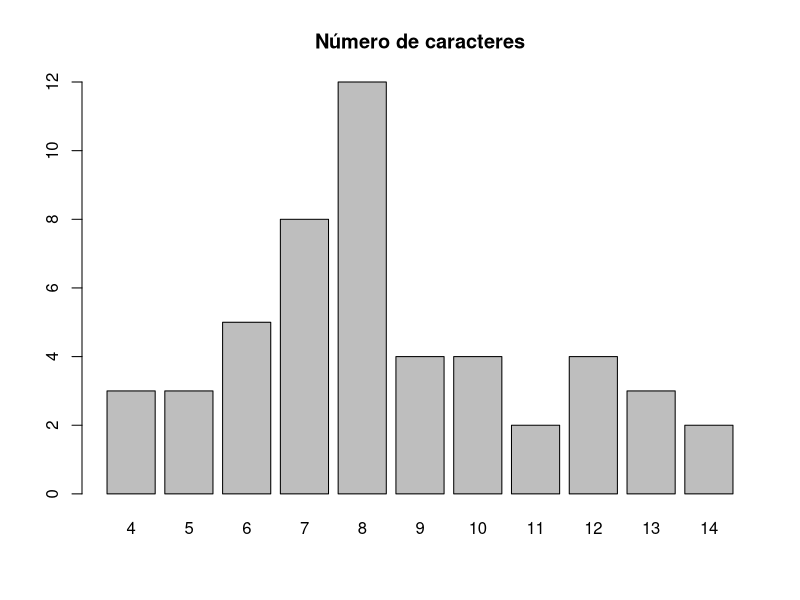

The R script that drew this image: (Note: this script raises an error after producing the figure.)
###############################
### Script Nivel Intermedio ###
########    CLase 01  #########

# abreviacion de cadenas
head(USArrests)

states <- rownames(USArrests)
head(states)

substr(x = states, start = 1, stop = 4)

states2 <- abbreviate(states)
states2

state_chars <- nchar(states)
state_chars
barplot(table(state_chars), main="Número de caracteres")

# busqueda por patrones
grep(pattern = "w", states, value = TRUE)
grep(pattern = "[wW]", states, value = TRUE)
grep(pattern = "w", tolower(states), value = TRUE)
grep(pattern = "W", toupper(states), value = TRUE)

# paquete stringr
install.packages('stringr', dependencies=TRUE)
library(stringr)

str_count(states, "a")

str_count(tolower(states), "a")

vocales <- c("a", "e", "i", "o", "u")
num_vocales <- vector(mode = "integer", length = 5)

for (i in seq_along(vocales)) {
      num_aux <- str_count(tolower(states), vocales[i])
      num_vocales[i] <- sum(num_aux) 
}


names(num_vocales) <- vocales
num_vocales

# funcion paste
paste("El valor de pi es: ", pi)
paste("Curso", "R", "Intermedio", sep = "-")
paste(c("a", "b", "c"), c("1r", "2r", "3r"), sep="")
paste("S", 1:8, sep = ".")
paste(1:3, c("!", "?", "+"), sep = "", collapse = "")
paste(1:3, c("!", "?", "+"), sep = "")

chartr("a", "A", "Ecuador se encuentra en Sudamérica")

chartr("cu", "C", "Ecuador se encuentra en Sudamérica")

substr("abcdef", start = 2, stop = 4)

x <- c("may", "the", "force", "be", "with", "you")

substr(x, 2, 2) <- "#"
x

y <- c("may", "the", "force", "be", "with", "you")
substr(y, 2, 3) <- ":)"
y

z <- c("may", "the", "force", "be", "with", "you")
substr(z, 2, 3) <- c("#", "@")
z

substring("ABCDEF", 2, 4)

change <- c("Be the change", "you want to be")
# extraemos la primera palabra
word(change, 1)
# extraemos la ultima palabra
word(change, -1)
#extraemos todo menos las dos primeras
word(change, 2, -1)

# estructuras de datos

x <- c(1, 2, 3)
y <- c(4, 5, 6)
res <- rbind(x,y)
res
class(res)
dim(res)

dx <- data.frame(A=letters[1:2], B=c(3, 9))
dy <- data.frame(A=letters[4:6], B=c(1, 4, 6))
dres <- rbind(dx, dy)
res
class(dres)
dim(dres)

x <- c(1, 2, 3)
y <- c(4, 5, 6)
res <- cbind(x,y)
res
class(res)
dim(res)

dx <- data.frame(A=letters[1:3], B=c(3, 9, 2))
dy <- data.frame(A=letters[4:6], B=c(1, 4, 6))
dres <- cbind(dx, dy)
dres
class(dres)
dim(dres)

cbind(1, 1:3)
rbind(1:4, 2)
cbind(0, rbind(1, 1:3))

A <- data.frame(letter=LETTERS[1:4], a=1:4)
B <- data.frame(letter=LETTERS[sample(6)], x=runif(6))
merge(A, B)
merge(A, B, all=TRUE)

bdd1 <- data.frame(name=c("Luis", "Jose", "David", "Dario"), edad=c(20, 35, 43, 29))
bdd2 <- data.frame(nombres=c("Pepe", "Jose", "Lucas", "Luis", "Dario", "Sergio"), 
                   estcivil=c("S", "C", "S", "V", "S", "C"))
bdd3 <- data.frame(edad=c(18, 20, 35, 40, 45), sueldo=c(500, 620, 750, 890, 1200))
merge(bdd1, bdd2, by.x="name", by.y="nombres")
merge(bdd1, bdd3, by="edad")

match(c("B", "E"), LETTERS)
match(c("B", "3", "E"), c("3", "A", "5", "B", "F", "P"))

c("B", "E") %in% LETTERS
c("B", "3", "E") %in% LETTERS

vec <- c(3.4, NA_real_, -7.1)
typeof(vec)
vec <- c(5, NA_integer_, 9)
typeof(vec)

vec <- c("a", NA_character_, "b")
typeof(vec)
vec <- c(2+1i, NA_complex_, -3i)
typeof(vec)

vec <- c(3.5, 2.6, 4.1, 2.7, 3.9, 5.0, NA_integer_, 1.1, NA_integer_)
mean(vec)
mean(vec, na.rm = TRUE)
sd(vec)
sd(vec, na.rm = TRUE)

vec <- c(3.5, 2.6, 4.1, 2.7, 3.9, 5.0, NA_integer_, 1.1, NA_integer_)
is.na(vec)
vec[!is.na(vec)]

which(is.na(vec))
sum(!is.na(vec))

vec <- c(2, 3, 6, 4, 1, 2, 8, 2, 3, 8, 1, 3, 2, 4, 8, 2)
table(vec)
unique(vec)
sort(unique(vec))

vec <- c(2, 3, 6, 4, 1, 2, 8, 2, 3, 8, 1, 3, 2, 4, 8, 2)
duplicated(vec)

# cantidad de valores duplicados
sum(duplicated(vec))
vec[duplicated(vec)]

data <- data.frame(name=c("A", "B", "C", "D", "E", "F", "G"),
                   edad=c(18, 12, 42, 29, 47, 32, 25),
                   hijos=c(1, 0, 4, 2, 3, 2, 0))

data$d_hijos <- ifelse(data$hijos==0, "SIN HIJOS", "CON HIJOS")
head(data)

data$grupo <- ifelse(data$edad<=18, "[0-18]", ifelse(data$edad>18 & data$edad<=45, 
                                                     "[19-45]", "[46-100]"))
head(data, n=4)

data$lista <- ifelse(data$name %in% c("A", "B"), 1, 
                     ifelse(data$name %in% c("C", "D", "E"), 2, 3))
head(data, n=3)

install.packages('car', dependencies=TRUE)
library(car)

data <- data.frame(name=c("Ed", "Bill", "Camy", "Diego", "Edy", "Fer", "Giu"),
                   lista=c(2, 1, 4, 3, 5, 3, 2),
                   panel=c(1, 0, 2, 2, 1, 2, 0))

data$new_list <- recode(data$panel,'0=100; 1=101; else=102')
head(data, n=4)

vec <- c(1.2, 3.2, 4.5, 2.7, 6.1, 9.3, 8.3, 7.2, 11.4, 10.9)
cortes1 <- cut(vec, breaks=c(0, 3, 6, 12, 15))
cortes1
table(cortes1)
prop.table(table(cortes1))

vec <- c(-0.4, 1.2, 5.2, 4.1, -2.7, 6.9, 9.1, -0.4, 8.3, 7.2, 3.6, 11.4, 10.9)
cortes2 <- cut(vec, breaks=c(-5, 0, 5, 10, 15), labels=c("De -5 a 0", "De 0 a 5", "De 5 a 10", "De 10 a 15"))
table(cortes2)
round(100*prop.table(table(cortes2)), 2)


# muestras
sample(c(3,5,7,8), size=3)
sample(c(3,5,7,8), size=3, prob=c(0.1, 0.2, 0.3, 0.4))

muestra <- sample(1:300, size=60, replace=FALSE)
muestra
sum(duplicated(muestra))
muestra[duplicated(muestra)]

muestra <- sample(1:300, size=60, replace=TRUE)
muestra
sum(duplicated(muestra))
muestra[duplicated(muestra)]

